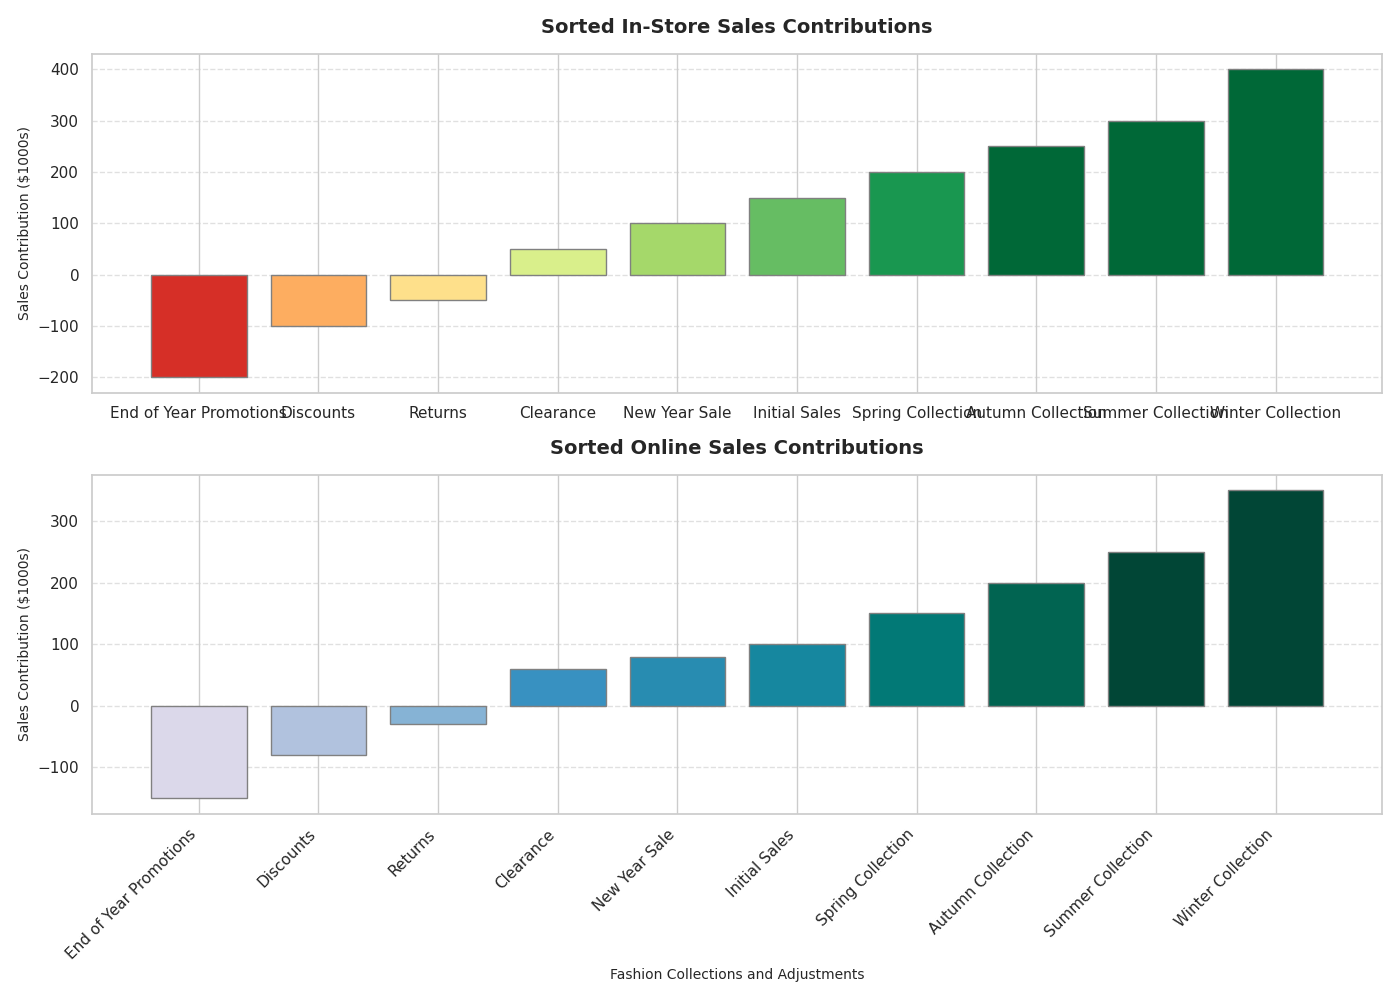

This chart was generated by the following Python code:
import matplotlib.pyplot as plt
import numpy as np

# Data
sales_contributions_instore = [150, 200, -50, 300, -100, 250, 400, -200, 100, 50]
sales_contributions_online = [100, 150, -30, 250, -80, 200, 350, -150, 80, 60]
labels = ["Initial Sales", "Spring Collection", "Returns", "Summer Collection", "Discounts", 
          "Autumn Collection", "Winter Collection", "End of Year Promotions", "New Year Sale", "Clearance"]

# Sort the data for both instore and online
sorted_indices_instore = np.argsort(sales_contributions_instore)
sorted_indices_online = np.argsort(sales_contributions_online)

sales_contributions_instore_sorted = np.array(sales_contributions_instore)[sorted_indices_instore]
labels_instore_sorted = np.array(labels)[sorted_indices_instore]

sales_contributions_online_sorted = np.array(sales_contributions_online)[sorted_indices_online]
labels_online_sorted = np.array(labels)[sorted_indices_online]

# Assign colors using a gradient based on magnitude for sorted data
colors_instore = plt.cm.RdYlGn((np.array(sales_contributions_instore_sorted) + 250) / 500)
colors_online = plt.cm.PuBuGn((np.array(sales_contributions_online_sorted) + 250) / 500)

# Create figure and subplots
fig, ax = plt.subplots(2, 1, figsize=(14, 10))

# Plot sorted bars - instore
ax[0].bar(labels_instore_sorted, sales_contributions_instore_sorted, color=colors_instore, edgecolor='grey')
ax[0].set_title("Sorted In-Store Sales Contributions", fontsize=14, fontweight='bold', pad=15)
ax[0].set_ylabel('Sales Contribution ($1000s)', fontsize=10)
ax[0].grid(axis='y', linestyle='--', alpha=0.6)

# Plot sorted bars - online
ax[1].bar(labels_online_sorted, sales_contributions_online_sorted, color=colors_online, edgecolor='grey')
ax[1].set_title("Sorted Online Sales Contributions", fontsize=14, fontweight='bold', pad=15)
ax[1].set_ylabel('Sales Contribution ($1000s)', fontsize=10)
ax[1].set_xlabel('Fashion Collections and Adjustments', fontsize=10)
ax[1].grid(axis='y', linestyle='--', alpha=0.6)

# Optimize layout
plt.xticks(rotation=45, ha='right')
plt.tight_layout()

# Show the plot
plt.show()
